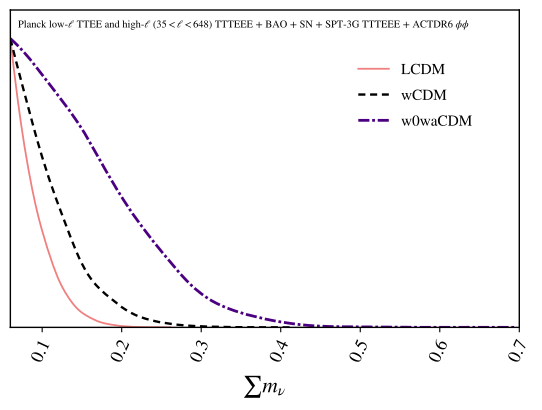

This figure's Python source:
import getdist.plots as gplot
from getdist import MCSamples
from getdist import loadMCSamples
import os
import matplotlib
import subprocess
import matplotlib.pyplot as plt
import numpy as np

# GENERAL PLOT OPTIONS
matplotlib.rcParams['mathtext.fontset'] = 'stix'
matplotlib.rcParams['font.family'] = 'STIXGeneral'
matplotlib.rcParams['mathtext.rm'] = 'Bitstream Vera Sans'
matplotlib.rcParams['mathtext.it'] = 'Bitstream Vera Sans:italic'
matplotlib.rcParams['mathtext.bf'] = 'Bitstream Vera Sans:bold'
matplotlib.rcParams['xtick.bottom'] = True
matplotlib.rcParams['xtick.top'] = False
matplotlib.rcParams['ytick.right'] = False
matplotlib.rcParams['axes.edgecolor'] = 'black'
matplotlib.rcParams['axes.linewidth'] = '1.0'
matplotlib.rcParams['axes.labelsize'] = 'medium'
matplotlib.rcParams['axes.grid'] = True
matplotlib.rcParams['grid.linewidth'] = '0.0'
matplotlib.rcParams['grid.alpha'] = '0.18'
matplotlib.rcParams['grid.color'] = 'lightgray'
matplotlib.rcParams['legend.labelspacing'] = 0.77
matplotlib.rcParams['savefig.bbox'] = 'tight'
matplotlib.rcParams['savefig.format'] = 'pdf'

parameter = [u'omegam',u'sigma8', u'As_1e9', u'ns', u'SS8', u'omegab', u'H0', u'LSST_A1_1', u'LSST_A1_2']
chaindir=os.getcwd()

analysissettings={'smooth_scale_1D':0.35,'smooth_scale_2D':0.35,'ignore_rows': u'0.5',
'range_confidence' : u'0.01'}

analysissettings2={'smooth_scale_1D':0.35,'smooth_scale_2D':0.35,'ignore_rows': u'0.0',
'range_confidence' : u'0.01'}

root_chains = (
  'EXAMPLE_MCMC25',
  'EXAMPLE_MCMC26',
  'EXAMPLE_MCMC27'
)

num_points_thin = 50000

# --------------------------------------------------------------------------------
samples=loadMCSamples(chaindir + '/../chains/' + root_chains[0],settings=analysissettings)
samples.thin(factor = int(np.sum(samples.weights)/num_points_thin))
p = samples.getParams()
samples.addDerived(p.omegam*p.H0/100.,name='gamma',label='{\\Omega_m h}')
samples.addDerived(p.s8omegamp5/0.5477225575,name='SS8',label='{S_8}')
samples.addDerived(p.mnu,name='mnu2',label='{\\sum m_\\nu}', range=[0.06,0.7])
samples.saveAsText(chaindir + '/.VM_P9_TMP1')
# --------------------------------------------------------------------------------
samples=loadMCSamples(chaindir + '/../chains/' + root_chains[1],settings=analysissettings)
samples.thin(factor = int(np.sum(samples.weights)/num_points_thin))
p = samples.getParams()
samples.addDerived(p.omegam*p.H0/100.,name='gamma',label='{\\Omega_m h}')
samples.addDerived(p.s8omegamp5/0.5477225575,name='SS8',label='{S_8}')
samples.addDerived(p.mnu,name='mnu2',label='{\\sum m_\\nu}', range=[0.06,0.7])
samples.saveAsText(chaindir + '/.VM_P9_TMP2')
# --------------------------------------------------------------------------------
samples=loadMCSamples(chaindir + '/../chains/' + root_chains[2],settings=analysissettings)
samples.thin(factor = int(np.sum(samples.weights)/num_points_thin))
p = samples.getParams()
samples.addDerived(p.omegam*p.H0/100.,name='gamma',label='{\\Omega_m h}')
samples.addDerived(p.s8omegamp5/0.5477225575,name='SS8',label='{S_8}')
samples.addDerived(p.mnu,name='mnu2',label='{\\sum m_\\nu}', range=[0.06,0.7])
samples.saveAsText(chaindir + '/.VM_P9_TMP3')
# --------------------------------------------------------------------------------

#GET DIST PLOT SETUP
g = gplot.get_single_plotter(
  chain_dir=chaindir,
  analysis_settings=analysissettings2,
  width_inch=5.3
)

g.settings.axis_tick_x_rotation=65
g.settings.lw_contour = 1.2
g.settings.legend_rect_border = False
g.settings.figure_legend_frame = False
g.settings.axes_fontsize = 13.0
g.settings.legend_fontsize = 11.0
g.settings.alpha_filled_add = 0.85
g.settings.lab_fontsize=15.5
g.legend_labels=False
g.settings.constrained_layout=True

g.plots_1d(
  [ 
    chaindir + '/.VM_P9_TMP1', 
    chaindir + '/.VM_P9_TMP2',
    chaindir + '/.VM_P9_TMP3'
  ],
  params=[u'mnu2'],
  line_args=[
    {'lw': 1.3,'ls': 'solid', 'color':'lightcoral'},
    {'lw': 1.7,'ls': '--', 'color':'black'},
    {'lw': 2.0,'ls': '-.', 'color': 'indigo'},
  ]
)

g.settings.tight_layout=True
g.finish_plot(
  legend_labels=[
    'LCDM',
    'wCDM',
    'w0waCDM'
  ],
  no_extra_legend_space=True,
  legend_loc=(0.65,0.67)
)

g.add_text('Planck low-$\\ell$ TTEE and high-$\\ell$ ($35<\\ell<648$) TTTEEE + BAO + SN + SPT-3G TTTEEE + ACTDR6 $\\phi\\phi$', 
  x=0.015, 
  y=0.95,
  fontsize=7.5,
  horizontalalignment='left'
)

ax = g.get_axes()
ax.set_xlim(0.06,0.7)
g.export()
